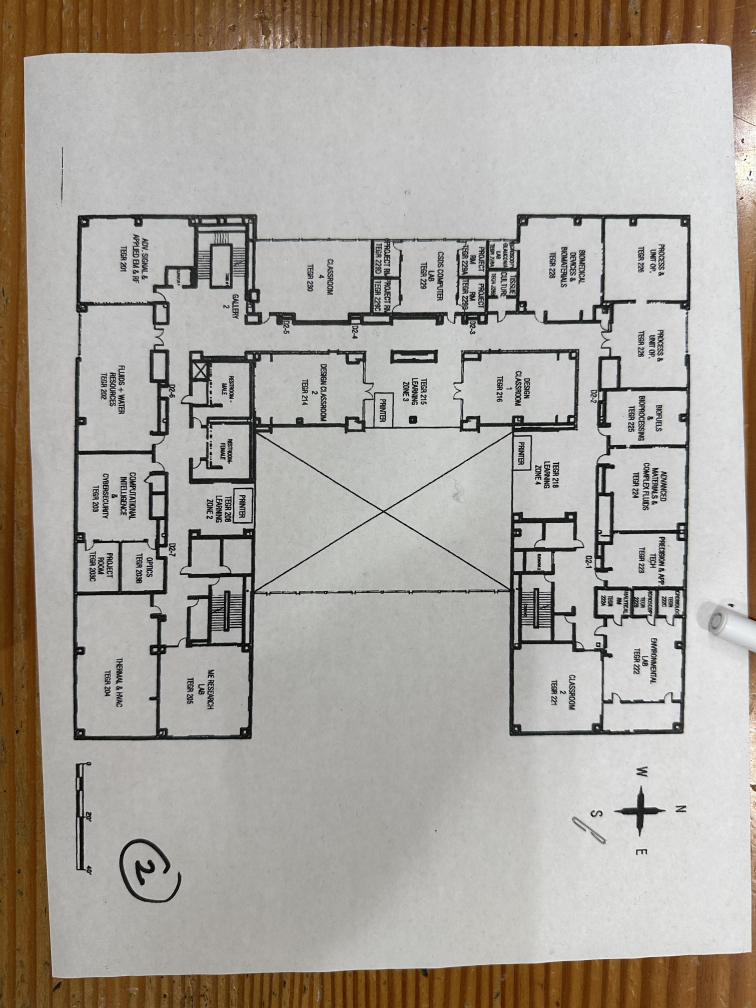
#> input picture docs/cbu_floorplan.jpg, 3024 x 4032 px (shown at 1/4 size)
$ python trace_floorplan.py ../../../docs/cbu_floorplan.jpg out.png
#> lines starting #> are read from the running program, lines starting #| are printed output that depends on the picture; after the words box and inside, x2 and y2 are one past the last pixel; in counts of white or black regions, pixels touching at a corner belong together
#> in main, photo is the input picture: shape (4032, 3024, 3); mean B, G, R 157.2, 164.4, 169.6
#!/usr/bin/env python3
"""Trace the walkable corridors of a floor plan photo into a layout YAML.

Pipeline: undo the photo's perspective using the building's four outer corners,
scale with the plan's scale bar, threshold the thick wall lines (thin text and
door-swing arcs are removed by a morphological opening), then keep the
not-wall pixels inside hand-placed region rectangles. The rectangle edges sit on
the wall lines, so they close every doorway: rooms stay out of the map. Learning
zones are traced as open space (the LiDAR sees into them) but listed as keep-out.

The output (free-space polygons, keep-out zones and door goals, in meters) is
the source of truth for build_floorplan_world.py. World frame: x east, y north,
origin at the building's outer SW corner.

Usage: trace_floorplan.py PHOTO OUT_YAML [--overlay OUT_PNG]
Needs OpenCV (apt: python3-opencv). Constants below are for docs/cbu_floorplan.jpg,
the TEGR 2nd floor plan.
"""
import argparse
import math

import cv2

import numpy as np

from scipy.ndimage import binary_fill_holes, label

import yaml

# Photo pixels of the building's outer corners, and the world point each maps to.
# Scale from the plan's 0-40 ft bar: 40 ft = 415 px after rectification.
M_PER_PX = 40 * 0.3048 / 415
BUILDING_X = 2086 * M_PER_PX  # east-west extent (m)
BUILDING_Y = 2446 * M_PER_PX  # north-south extent (m)
CORNERS = [  # (photo px), (world m). North points right in the photo.
    ((312, 862), (0.0, 0.0)),                  # SW
    ((2759, 862), (0.0, BUILDING_Y)),          # NW
    ((2737, 2937), (BUILDING_X, BUILDING_Y)),  # NE
    ((293, 2958), (BUILDING_X, 0.0)),          # SE
]
MARGIN = 1.0  # m of photo kept around the building in the rectified raster

# Walkable regions (x0, y0, x1, y1) in meters, edges on wall lines.
CORRIDORS = {
    'south': (8.2, 10.6, 50.4, 13.3),
    'restroom_women_vestibule': (24.5, 13.0, 28.3, 15.25),
    'gallery_2': (8.5, 13.0, 16.45, 20.5),
    'stair_1_landing': (7.3, 13.95, 8.7, 19.55),  # floor in front of Stair 1's flights
    'west': (12.3, 13.0, 15.85, 59.0),
    'west_alcove_228': (11.3, 48.3, 12.5, 54.7),
    'north': (12.3, 58.85, 51.2, 61.15),
    'elevator_2_lobby': (39.3, 56.1, 46.9, 59.0),
}
# Open to the corridor but off limits to the robot. Stair 1 is open to Gallery 2 (no wall or
# door) and one flight goes down, which a 2D LiDAR cannot see.
ZONES = {
    'stair_1': (1.9, 13.95, 7.5, 19.55),
    'learning_zone_2': (31.4, 13.2, 37.45, 20.4),
    'learning_zone_3': (15.8, 33.7, 24.5, 44.6),
    'learning_zone_4': (24.6, 51.2, 35.7, 58.95),
}
# Doors the plan draws swung open into the corridor: clear their leaves (modeled shut).
OPEN_DOOR_LEAVES = [
    (21.6, 12.0, 22.25, 13.1),   # men's restroom
    (41.6, 12.0, 42.25, 13.1),   # stair 1 hall
    (38.8, 58.95, 39.35, 59.9),  # north corridor, south side
]
SEED = (20.0, 12.0)  # a point in the south corridor
# Enclosed dark blobs smaller than this are labels ("D2-6", "GALLERY 2"), not furniture.
MIN_OBSTACLE_AREA = 0.6  # m^2
SIMPLIFY_TOLERANCE = 0.06  # m, polygon simplification

# Goals: corridor centerline in front of each door, facing it. Centerlines from the
# traced wall faces: south corridor y 11.95, west corridor x 14.1, north corridor y 60.0.
S, W, N, E = -math.pi / 2, math.pi, math.pi / 2, 0.0
DOORS = {
    'elevator_1': (9.4, 11.7, W),
    'tegr_201': (9.3, 11.95, S),
    'tegr_202': (14.25, 11.95, S),
    'restroom_men': (21.6, 11.95, N),
    'restroom_women': (26.4, 11.95, N),
    'tegr_203': (29.4, 11.95, S),
    'learning_zone_2': (34.4, 11.95, N),
    'tegr_203b': (39.4, 11.95, S),
    'tegr_204': (45.5, 11.95, S),
    'tegr_205': (49.6, 12.2, E),
    'stair_1': (9.6, 16.8, W),
    'tegr_230': (14.1, 22.4, W),
    'tegr_214': (14.1, 34.5, E),  # doors face Learning Zone 3: goal at the zone's opening
    'learning_zone_3': (14.1, 39.0, E),
    'tegr_229': (14.1, 43.5, W),
    'tegr_216': (14.1, 44.0, E),  # doors face Learning Zone 3: goal at the zone's opening
    'tegr_228b': (14.1, 49.4, W),
    'tegr_228': (14.1, 53.6, W),
    'tegr_226': (14.6, 60.0, N),
    'tegr_225': (26.0, 60.0, N),
    'tegr_224': (28.1, 60.0, N),
    'learning_zone_4': (30.0, 60.0, S),
    'tegr_223': (42.8, 60.0, N),
    'elevator_2': (43.0, 57.4, S),
    'tegr_222': (48.2, 60.0, N),
    'tegr_221': (50.4, 60.0, E),
}


def rectify(photo):
    """Warp the photo into a north-up raster at M_PER_PX; return it and a world->px function."""
    width = int(round((BUILDING_X + 2 * MARGIN) / M_PER_PX))
    height = int(round((BUILDING_Y + 2 * MARGIN) / M_PER_PX))

    def to_px(x, y):
        return (x + MARGIN) / M_PER_PX, (BUILDING_Y + MARGIN - y) / M_PER_PX

    src = np.float32([c[0] for c in CORNERS])
    dst = np.float32([to_px(*c[1]) for c in CORNERS])
    matrix = cv2.getPerspectiveTransform(src, dst)
    image = cv2.warpPerspective(photo, matrix, (width, height), borderValue=(255, 255, 255))
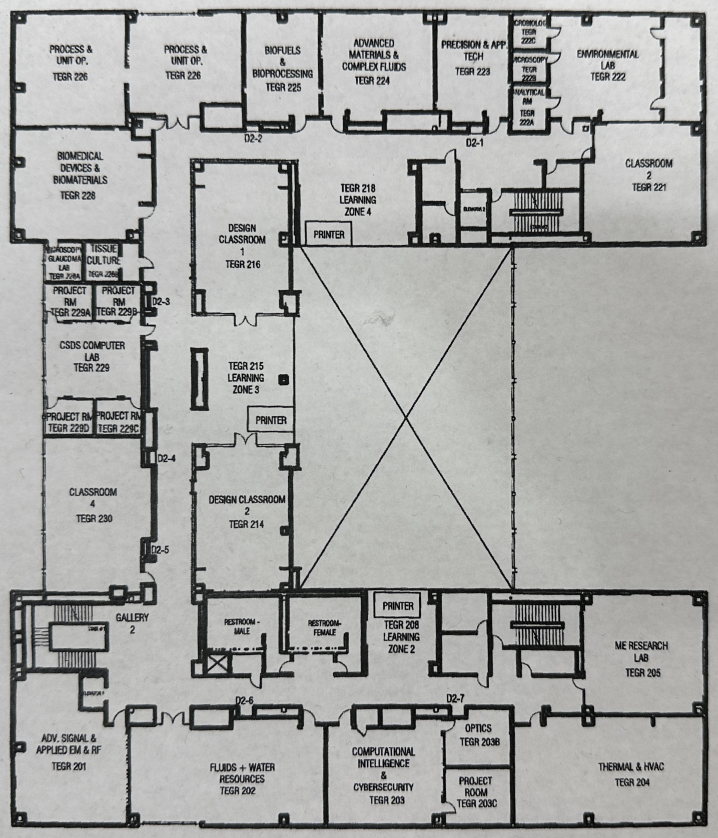
#> image: shape (2514, 2154, 3) (shown at 1/3 size); mean B, G, R 166, 167.9, 167.4
    return image, to_px


def wall_mask(gray):
    """Thick dark lines: local threshold (uneven lighting), then drop thin strokes."""
    gray = cv2.GaussianBlur(gray, (3, 3), 0)
    dark = cv2.adaptiveThreshold(gray, 255, cv2.ADAPTIVE_THRESH_MEAN_C,
                                 cv2.THRESH_BINARY_INV, 61, 25)
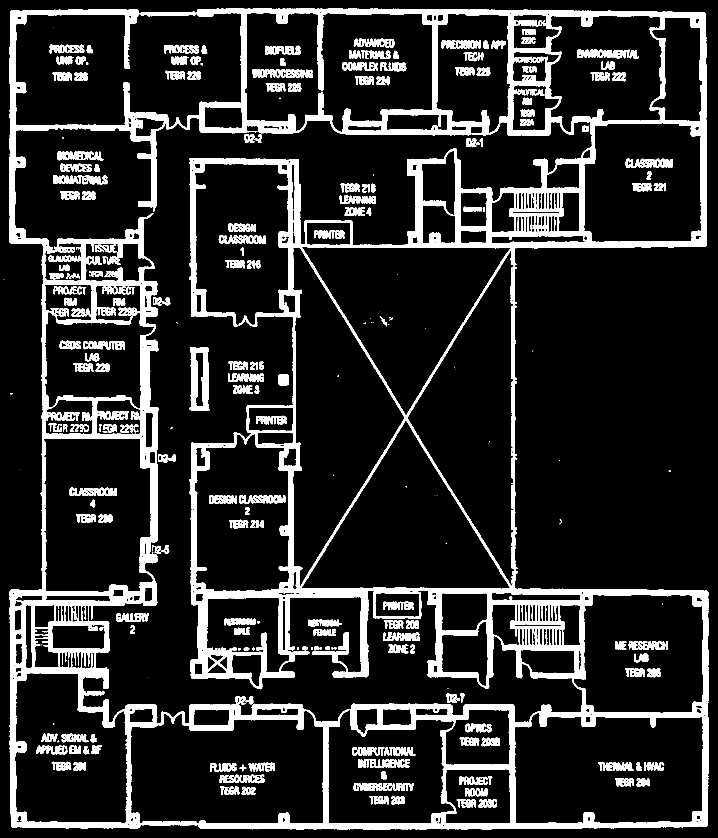
#> dark: shape (2514, 2154) (shown at 1/3 size); 15.1% white; 293 white regions (42 under 20 px), largest, box (x1, y1, x2, y2) and area: (28, 25, 2127, 2489) 647475, (569, 1042, 628, 1233) 7224, (1732, 148, 1890, 175) 2767
    kernel = cv2.getStructuringElement(cv2.MORPH_ELLIPSE, (7, 7))
    return cv2.morphologyEx(dark, cv2.MORPH_OPEN, kernel) > 0
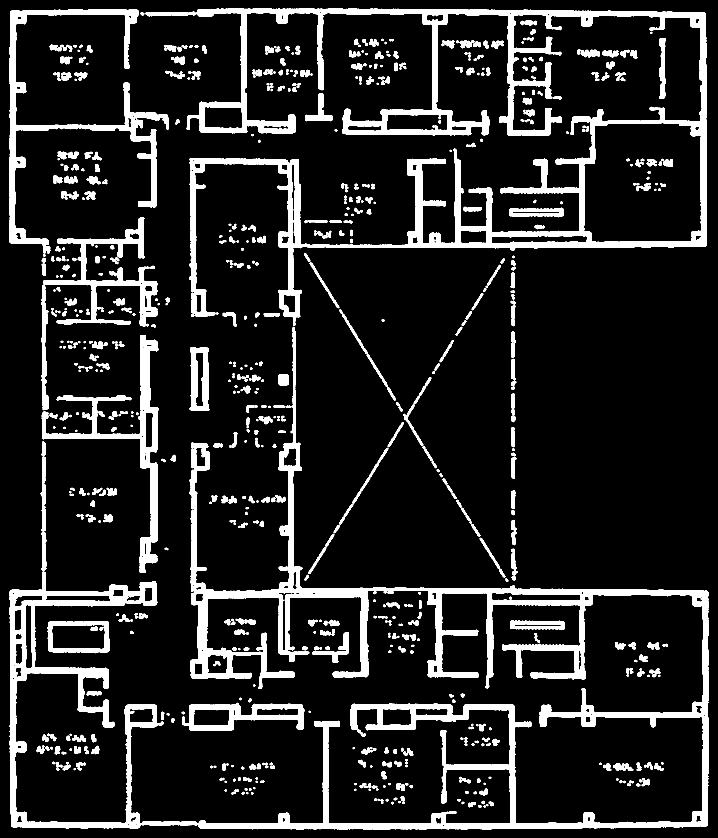
#> returned value: shape (2514, 2154) bool (shown at 1/3 size); 12.8% white; 792 white regions, largest, box (x1, y1, x2, y2) and area: (568, 980, 2126, 2489) 194749, (559, 25, 2121, 978) 184314, (29, 1714, 593, 2485) 60959


def rect_mask(shape, rects, to_px):
#> called with shape = (2514, 2154)
    mask = np.zeros(shape, dtype=bool)
    for x0, y0, x1, y1 in rects:
        c0, r1 = (int(round(v)) for v in to_px(x0, y0))
        c1, r0 = (int(round(v)) for v in to_px(x1, y1))
        mask[r0:r1, c0:c1] = True
    return mask


def free_space(walls, to_px):
    walls = walls & ~rect_mask(walls.shape, OPEN_DOOR_LEAVES, to_px)
#> walls: shape (2514, 2154) bool; 12.8% white; 792 white regions, largest, box (x1, y1, x2, y2) and area: (568, 980, 2126, 2489) 194225, (559, 25, 2121, 978) 184114, (29, 1714, 593, 2485) 60959
    region = rect_mask(walls.shape, list(CORRIDORS.values()) + list(ZONES.values()), to_px)
#> call 2 of rect_mask, with shape = (2514, 2154)
#> after the loop in rect_mask (call 2), `for x0, y0, x1, y1 in rects:`:
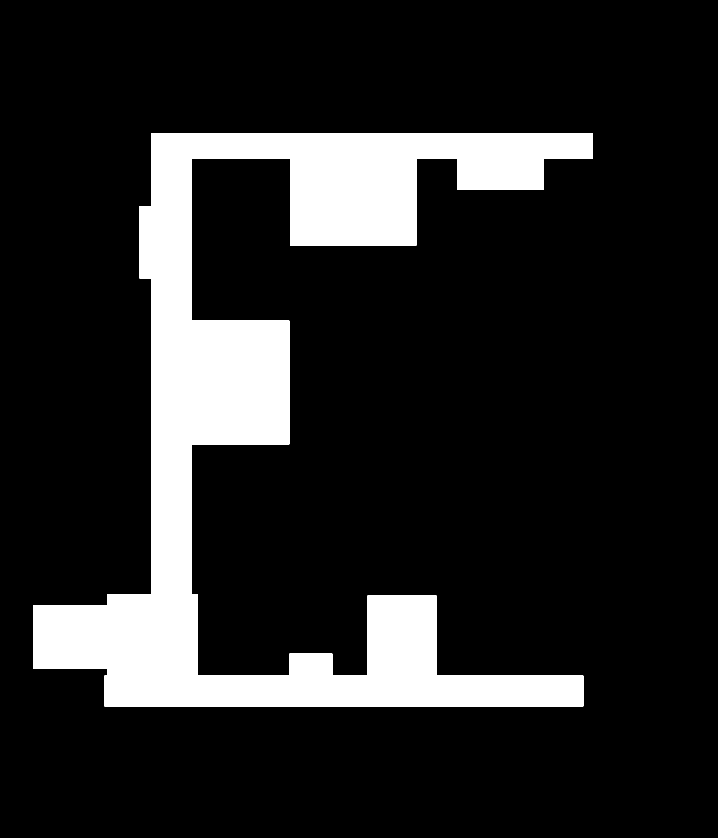
#> mask: shape (2514, 2154) bool (shown at 1/3 size); 14.8% white; 1 white region, box (x1, y1, x2, y2) and area: (99, 399, 1777, 2119) 799256
    labels, _ = label(region & ~walls)
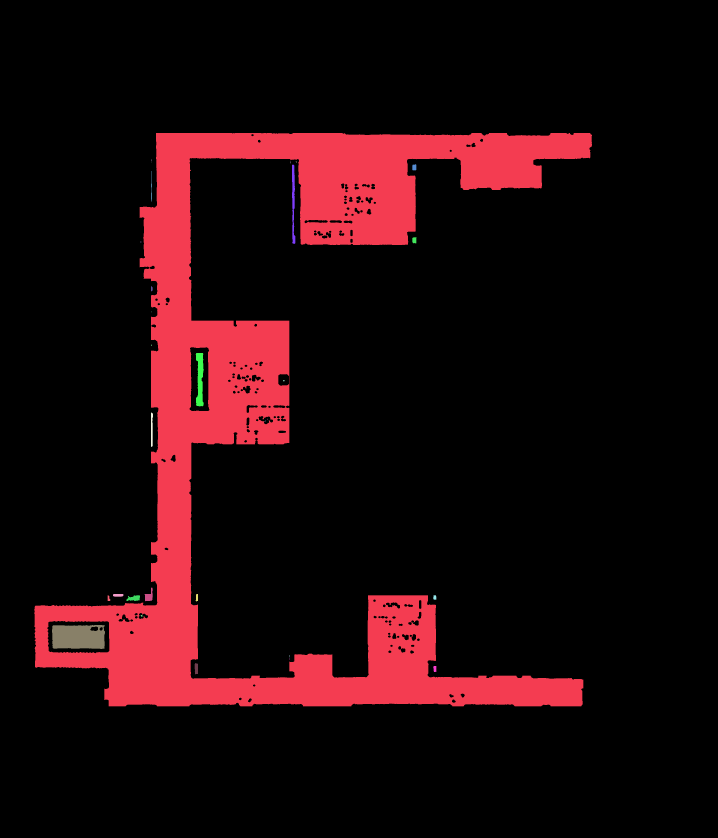
#> labels: shape (2514, 2154) int32 (shown at 1/3 size); 42 distinct labels, from 0 to 41; one colour per label, 0 black
    col, row = (int(round(v)) for v in to_px(*SEED))
    free = labels == labels[row, col]
#> free: shape (2514, 2154) bool; 12.9% white; 1 white region, box (x1, y1, x2, y2) and area: (103, 399, 1776, 2119) 699171
    # Fill label-sized holes; keep real obstacles (counters, columns).
    holes, n = label(binary_fill_holes(free) & ~free)
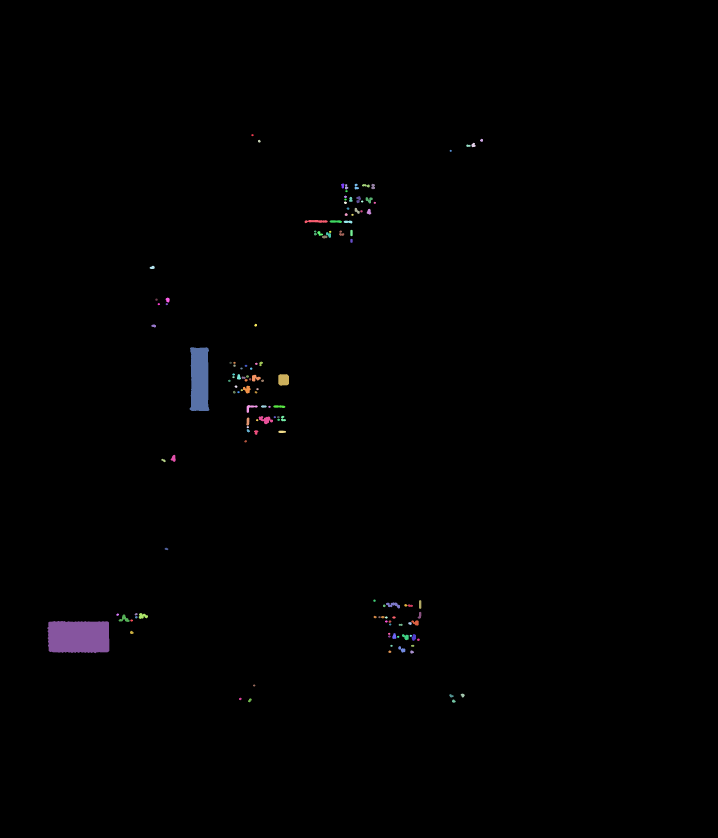
#> holes: shape (2514, 2154) int32 (shown at 1/3 size); 136 distinct labels, from 0 to 135; one colour per label, 0 black
#> n = 135
    sizes = np.bincount(holes.ravel(), minlength=n + 1) * M_PER_PX ** 2
#> sizes = 136 values, max 4638.6 at index 0, min 0.0259 at index 6, mean 34.37
    free |= (holes > 0) & (sizes[holes] < MIN_OBSTACLE_AREA)
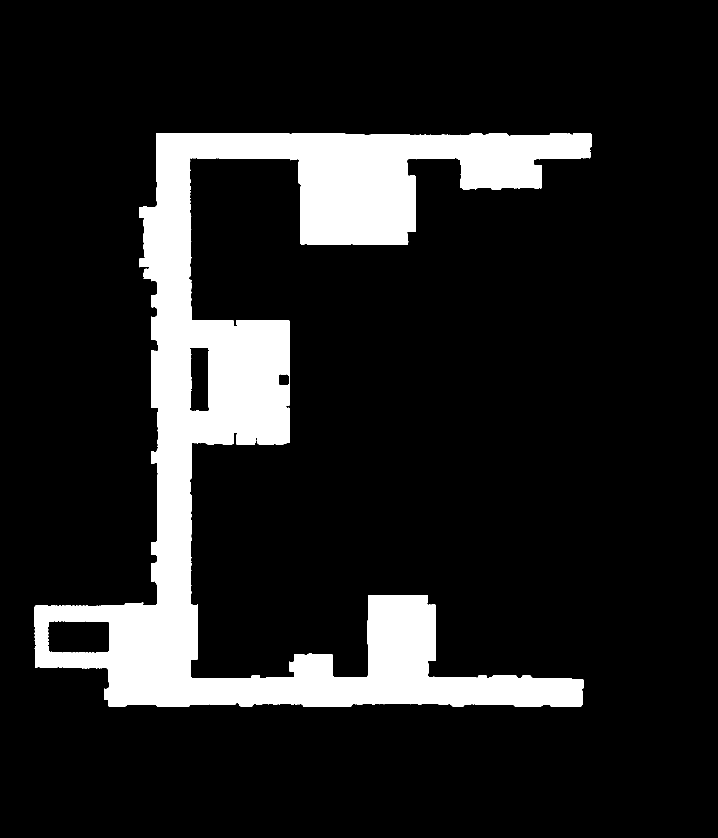
#> free: shape (2514, 2154) bool (shown at 1/3 size); 13.1% white; 1 white region, box (x1, y1, x2, y2) and area: (103, 399, 1776, 2119) 712067
    # Smooth photo noise off the edges.
    kernel = cv2.getStructuringElement(cv2.MORPH_RECT, (3, 3))
    free = cv2.morphologyEx(free.astype(np.uint8), cv2.MORPH_OPEN, kernel)
#> free: shape (2514, 2154); values 0 (black) and 1 (white), 13.1% white; 1 white region, box (x1, y1, x2, y2) and area: (103, 399, 1776, 2119) 711815
    free = cv2.morphologyEx(free, cv2.MORPH_CLOSE, kernel)
#> free: shape (2514, 2154); values 0 (black) and 1 (white), 13.1% white; 1 white region
    return free.astype(bool)


def polygons(free):
    """Free-space boundary as (outer, holes) polygons in world meters."""
    contours, hierarchy = cv2.findContours(free.astype(np.uint8), cv2.RETR_CCOMP,
                                           cv2.CHAIN_APPROX_NONE)
#> contours = 3 contours; box (x1, y1, x2, y2) and area: (103, 399, 1776, 2119) 732817, (141, 1862, 329, 1960) 17157, (568, 1041, 629, 1234) 10135
    eps = SIMPLIFY_TOLERANCE / M_PER_PX
    outer, holes = [], []
    for contour, (_, _, _, parent) in zip(contours, hierarchy[0]):
        poly = cv2.approxPolyDP(contour, eps, closed=True)[:, 0, :].astype(float)
        if len(poly) < 3:
            continue
        # Contours run through the edge pixels' centers: up to half a pixel (1.5 cm) inside
        # the free area, well under the photo's accuracy.
        pts = [[round(float(c) * M_PER_PX - MARGIN, 3),
                round(BUILDING_Y + MARGIN - float(r) * M_PER_PX, 3)] for c, r in poly]
        (outer if parent < 0 else holes).append(pts)
#> this loop made 3 passes
#> parent on passes 1 to 3: -1, 0, 0
    if len(outer) != 1:
        raise RuntimeError(f'expected one connected free region, got {len(outer)}')
    return outer[0], holes


def main():
    parser = argparse.ArgumentParser(description=__doc__.split('\n')[0])
    parser.add_argument('photo')
    parser.add_argument('out_yaml')
    parser.add_argument('--overlay', help='write the traced area over the rectified photo')
    args = parser.parse_args()

    photo = cv2.imread(args.photo)
    if photo is None:
        raise SystemExit(f'cannot read {args.photo}')
    image, to_px = rectify(photo)
    walls = wall_mask(cv2.cvtColor(image, cv2.COLOR_BGR2GRAY))
    free = free_space(walls, to_px)
    outer, holes = polygons(free)
#> outer = 301 pairs, first value 2.03 to 51.15, second value 10.64 to 61.14; holes = 2 items

    layout = {
        'description': 'TEGR (CBU Engineering) 2nd floor corridors, traced from '
                       'docs/cbu_floorplan.jpg by src/cash_sim/tools/trace_floorplan.py. '
                       'x east, y north, origin at the outer SW corner; meters.',
        'free_space': {'outer': outer, 'holes': holes},
        'keepout': {k: list(v) for k, v in ZONES.items()},
        'doors': {k: [round(v[0], 2), round(v[1], 2), round(v[2], 4)] for k, v in DOORS.items()},
    }
    with open(args.out_yaml, 'w') as f:
        f.write('# Generated by src/cash_sim/tools/trace_floorplan.py; doors are [x, y, yaw].\n')
        yaml.safe_dump(layout, f, default_flow_style=None, sort_keys=False, width=100)
    area = free.sum() * M_PER_PX ** 2
#> area = 614.5
    print(f'{args.out_yaml}: {area:.0f} m^2 free, outer polygon {len(outer)} vertices, '
          f'{len(holes)} obstacles, {len(DOORS)} doors')
#| out.png: 614 m^2 free, outer polygon 301 vertices, 2 obstacles, 26 doors

    if args.overlay:
        vis = image.copy()
        vis[free] = (vis[free] * 0.55 + np.array([0, 230, 0]) * 0.45).astype(np.uint8)
        for poly in [outer] + holes:
            pts = np.array([to_px(x, y) for x, y in poly], dtype=np.int32)
            cv2.polylines(vis, [pts], True, (0, 0, 255), 2)
        for x0, y0, x1, y1 in ZONES.values():
            p0 = tuple(int(v) for v in to_px(x0, y0))
            p1 = tuple(int(v) for v in to_px(x1, y1))
            cv2.rectangle(vis, p0, p1, (255, 0, 255), 3)
        for name, (x, y, yaw) in DOORS.items():
            c = tuple(int(v) for v in to_px(x, y))
            tip = tuple(int(v) for v in to_px(x + 0.8 * math.cos(yaw), y + 0.8 * math.sin(yaw)))
            cv2.circle(vis, c, 9, (255, 80, 0), -1)
            cv2.arrowedLine(vis, c, tip, (255, 80, 0), 4, tipLength=0.4)
            cv2.putText(vis, name.replace('tegr_', ''), (c[0] + 12, c[1] - 12),
                        cv2.FONT_HERSHEY_SIMPLEX, 0.9, (160, 40, 0), 2)
        cv2.imwrite(args.overlay, vis)


if __name__ == '__main__':
    main()
